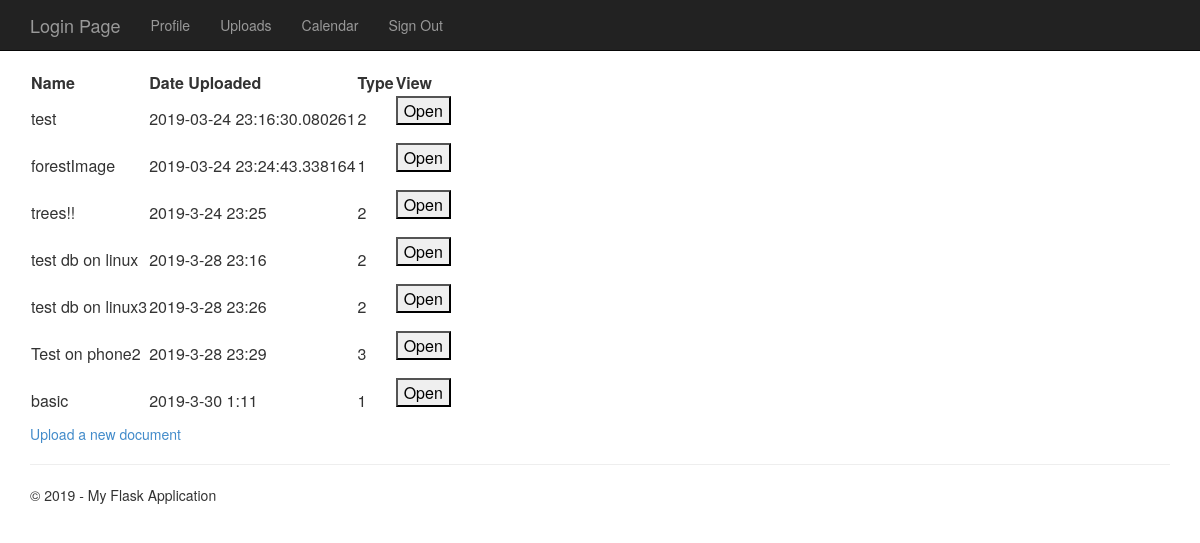
Page /uploads (signed in) on the earlier database version.
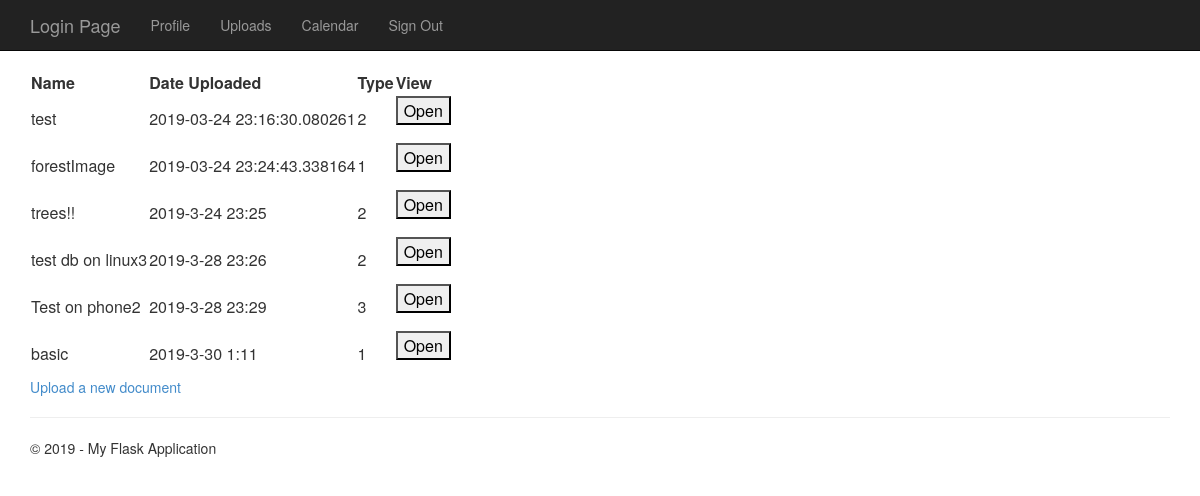
Same page on the later database version.
### tables this page shows
CREATE TABLE "Uploads" (
	"UID_Uploads"	INTEGER NOT NULL PRIMARY KEY AUTOINCREMENT UNIQUE,
	"Client_UID"	INTEGER NOT NULL,
	"Date_Uploaded"	NUMERIC NOT NULL,
	"Document_Type"	INTEGER NOT NULL
, "File_Name"	TEXT NOT NULL DEFAULT 'User_Upload', "Doc_Name"	TEXT NOT NULL DEFAULT 'User_Upload');

### FlaskWebProject/userViews.py (the view)
@bp.route('/uploads')
@login_required
def uploads():
	queryStr = 'SELECT * FROM Uploads WHERE Client_UID=?'
	uploadList = query_db(queryStr, (g.user['UID_Users'],))
	return render_template(
		'userViews/uploads.html',
		title='Uploads Page',
		year=datetime.now().year,
		uploads=uploadList
		)

### FlaskWebProject/auth.py (called while the page is built)
@bp.before_app_request
def load_logged_in_user():
	user_id = session.get('user_id')
	if user_id is None:
		g.user = None
	else:
		sqlQuery = 'SELECT * FROM Users WHERE UID_Users = ?'
		from . import db
		database = db.getDB()
		g.user = database.execute(sqlQuery, (user_id,)).fetchone()

def login_required(view):
	@functools.wraps(view)
	def wrapped_view(**kwargs):
		if g.user is None:
			return redirect(url_for('auth.login'))
		return view(**kwargs)
	return wrapped_view

### FlaskWebProject/db.py (called while the page is built)
def getDB():
	if 'db' not in g:
		g.db = sqlite3.connect(current_app.config['DATABASE'], detect_types = sqlite3.PARSE_DECLTYPES)
		g.db.row_factory = sqlite3.Row
	return g.db

def closeDB(e=None):
	db = g.pop('db', None)
	if db is not None:
		db.close()

def query_db(query, args=(), one=False):
	cur = getDB().execute(query, args)
	rv = cur.fetchall()
	cur.close()
	closeDB()
	return (rv[0] if rv else None) if one else rv

### FlaskWebProject/templates/userViews/uploads.html (shortened to what this page needs)
﻿{% extends "layout.html" %}
{% block content %}
	<table>
		<tr>
			<th>Name</th>
			<th>Date Uploaded</th>
			<th>Type</th>
			<th>View</th>
		</tr>
		{% for upload in uploads %}
			<tr>
				<td>{{ upload.Doc_Name|e }}</td>
				<td>{{ upload.Date_Uploaded|e }}</td>
				<td>{{ upload.Document_Type }}</td>
				<td>
					<form action="/uploads/render" method="post" target="_blank">
						<input type="submit" name="renderImage" value="Open" />
					</form>
				</td>
			</tr>
		{% endfor %}
	</table>
	<a href="/uploads/upload_document">Upload a new document</a>
{% endblock content %}

Differences in the rows shown:
removed Uploads: Doc_Name "test db on linux", Date_Uploaded "2019-3-28 23:16", Document_Type "2"
